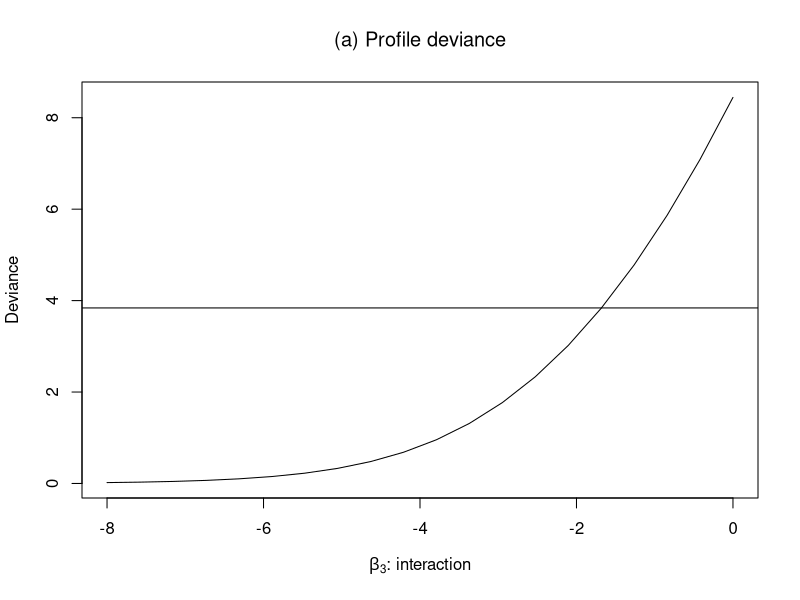
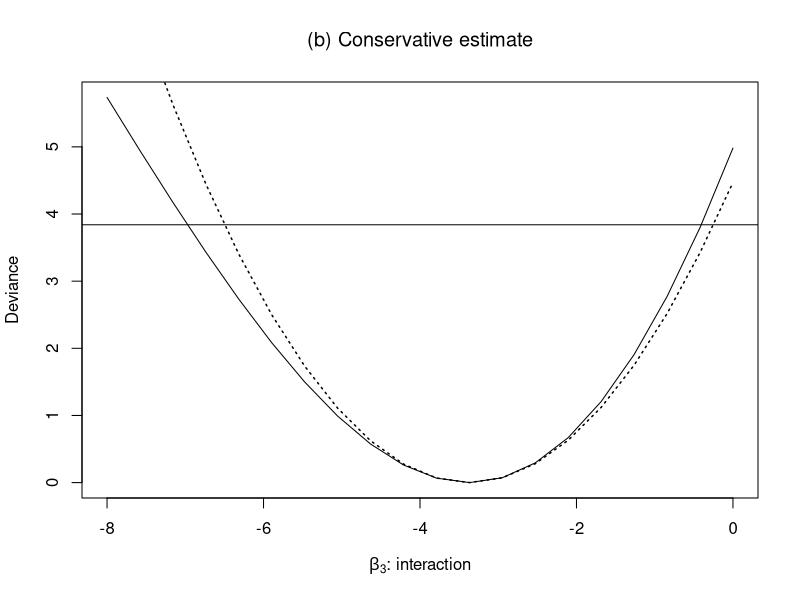

Recreate these plots in R, in order.
# Example 6.15

x <- matrix(scan('trade.dat',skip=1),ncol=5,byrow=T)
  manag<- x[,1:2]
  city <- x[,3]
  domest<- x[,4]
x<- as.factor(x[,5])

xglm0<- glm(manag ~ domest*city, family=binomial)
  print(summary(xglm0))   # results maybe different from the text
                          # due to numerical problems

xglm1<- glm(manag ~ domest+city, family=binomial)
  cat('Deviance of additive model=',summary(xglm1)$deviance,'\n')


theta<-seq(-8,0,len=20)
dev<- NULL
for (a in theta){
  inter<- a*domest*city
  xglm1<- glm(manag ~ offset(inter)+domest+city, family=binomial)
  dev<- c(dev,xglm1$deviance)
}

plot(theta,dev,type='l',
     ylab='Deviance',
     xlab=expression(paste(beta[3],': interaction')))
  abline(h=3.84)
  title(expression('(a) Profile deviance'))

# ..........   conservative analysis: changing 0 to 1
manag[1,1]<- 1

dev<- NULL
for (a in theta)
{
inter<- a*domest*city
xglm1<- glm(manag ~ offset(inter)+domest+city, 
       family=binomial)
  dev<- c(dev,xglm1$deviance)
}

plot(theta,dev,type='l',
     ylab='Deviance',
     xlab=expression(paste(beta[3],': interaction')))
abline(h=3.84)

xglm0<-  glm(manag ~ domest*city, family=binomial)
  a<- summary(xglm0)

# normal approximation:
  nlike <- dnorm(theta,a$coef[4,1],a$coef[4,2])
  wilk<- 2*(max(log(nlike)) - log(nlike))
  lines(theta,wilk,lty='dotted',lwd=1.5)
  title(expression('(b) Conservative estimate'))
